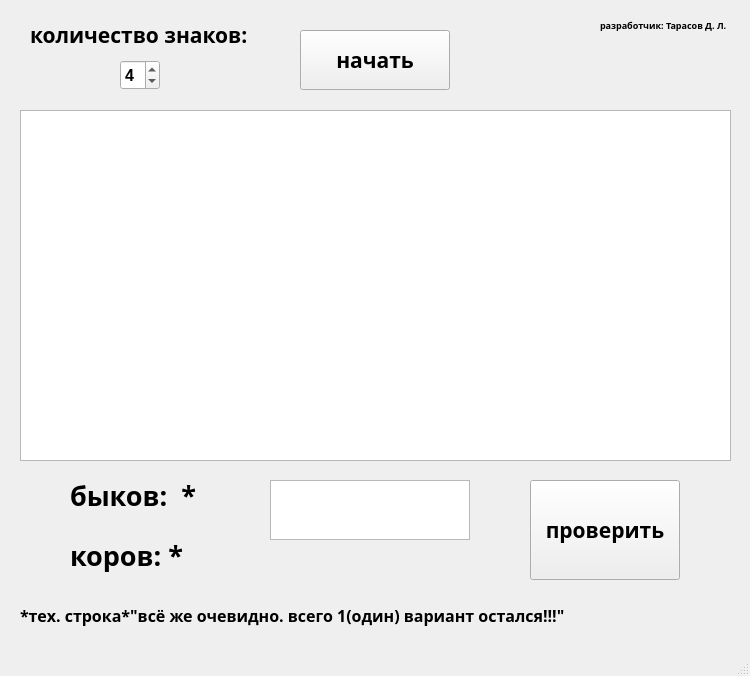
<?xml version="1.0" encoding="UTF-8"?>
<ui version="4.0">
 <class>MainWindow</class>
 <widget class="QMainWindow" name="MainWindow">
  <property name="geometry">
   <rect>
    <x>0</x>
    <y>0</y>
    <width>750</width>
    <height>676</height>
   </rect>
  </property>
  <property name="windowTitle">
   <string>быки и коровы</string>
  </property>
  <widget class="QWidget" name="centralwidget">
   <widget class="QLabel" name="label">
    <property name="geometry">
     <rect>
      <x>20</x>
      <y>600</y>
      <width>700</width>
      <height>30</height>
     </rect>
    </property>
    <property name="font">
     <font>
      <family>Segoe Print</family>
      <pointsize>12</pointsize>
      <weight>75</weight>
      <bold>true</bold>
     </font>
    </property>
    <property name="text">
     <string>*тех. строка*&quot;всё же очевидно. всего 1(один) вариант остался!!!&quot;</string>
    </property>
   </widget>
   <widget class="QLabel" name="label_2">
    <property name="geometry">
     <rect>
      <x>70</x>
      <y>470</y>
      <width>170</width>
      <height>50</height>
     </rect>
    </property>
    <property name="font">
     <font>
      <family>Segoe Print</family>
      <pointsize>20</pointsize>
      <weight>75</weight>
      <bold>true</bold>
     </font>
    </property>
    <property name="text">
     <string>быков:  *</string>
    </property>
   </widget>
   <widget class="QLabel" name="label_3">
    <property name="geometry">
     <rect>
      <x>70</x>
      <y>530</y>
      <width>170</width>
      <height>50</height>
     </rect>
    </property>
    <property name="font">
     <font>
      <family>Segoe Print</family>
      <pointsize>20</pointsize>
      <weight>75</weight>
      <bold>true</bold>
     </font>
    </property>
    <property name="text">
     <string>коров: *</string>
    </property>
   </widget>
   <widget class="QTextBrowser" name="textBrowser">
    <property name="geometry">
     <rect>
      <x>20</x>
      <y>110</y>
      <width>711</width>
      <height>351</height>
     </rect>
    </property>
   </widget>
   <widget class="QTextEdit" name="textEdit">
    <property name="geometry">
     <rect>
      <x>270</x>
      <y>480</y>
      <width>200</width>
      <height>60</height>
     </rect>
    </property>
    <property name="font">
     <font>
      <family>Segoe Print</family>
      <pointsize>16</pointsize>
      <weight>75</weight>
      <bold>true</bold>
     </font>
    </property>
   </widget>
   <widget class="QPushButton" name="pushButton">
    <property name="geometry">
     <rect>
      <x>530</x>
      <y>480</y>
      <width>150</width>
      <height>100</height>
     </rect>
    </property>
    <property name="font">
     <font>
      <family>Segoe Print</family>
      <pointsize>16</pointsize>
      <weight>75</weight>
      <bold>true</bold>
     </font>
    </property>
    <property name="text">
     <string>проверить</string>
    </property>
   </widget>
   <widget class="QLabel" name="label_4">
    <property name="geometry">
     <rect>
      <x>30</x>
      <y>20</y>
      <width>220</width>
      <height>30</height>
     </rect>
    </property>
    <property name="font">
     <font>
      <family>Segoe Print</family>
      <pointsize>16</pointsize>
      <weight>75</weight>
      <bold>true</bold>
     </font>
    </property>
    <property name="text">
     <string>количество знаков:</string>
    </property>
   </widget>
   <widget class="QSpinBox" name="spinBox">
    <property name="geometry">
     <rect>
      <x>120</x>
      <y>60</y>
      <width>40</width>
      <height>30</height>
     </rect>
    </property>
    <property name="font">
     <font>
      <pointsize>12</pointsize>
      <weight>75</weight>
      <bold>true</bold>
     </font>
    </property>
    <property name="value">
     <number>4</number>
    </property>
   </widget>
   <widget class="QPushButton" name="pushButton_2">
    <property name="geometry">
     <rect>
      <x>300</x>
      <y>30</y>
      <width>150</width>
      <height>60</height>
     </rect>
    </property>
    <property name="font">
     <font>
      <family>Segoe Print</family>
      <pointsize>16</pointsize>
      <weight>75</weight>
      <bold>true</bold>
     </font>
    </property>
    <property name="text">
     <string>начать</string>
    </property>
   </widget>
   <widget class="QLabel" name="label_5">
    <property name="geometry">
     <rect>
      <x>600</x>
      <y>10</y>
      <width>141</width>
      <height>30</height>
     </rect>
    </property>
    <property name="font">
     <font>
      <family>Segoe Print</family>
      <pointsize>7</pointsize>
      <weight>75</weight>
      <bold>true</bold>
     </font>
    </property>
    <property name="text">
     <string>разработчик: Тарасов Д. Л.</string>
    </property>
   </widget>
  </widget>
  <widget class="QMenuBar" name="menubar">
   <property name="geometry">
    <rect>
     <x>0</x>
     <y>0</y>
     <width>750</width>
     <height>21</height>
    </rect>
   </property>
  </widget>
  <widget class="QStatusBar" name="statusbar"/>
 </widget>
 <resources/>
 <connections/>
</ui>
